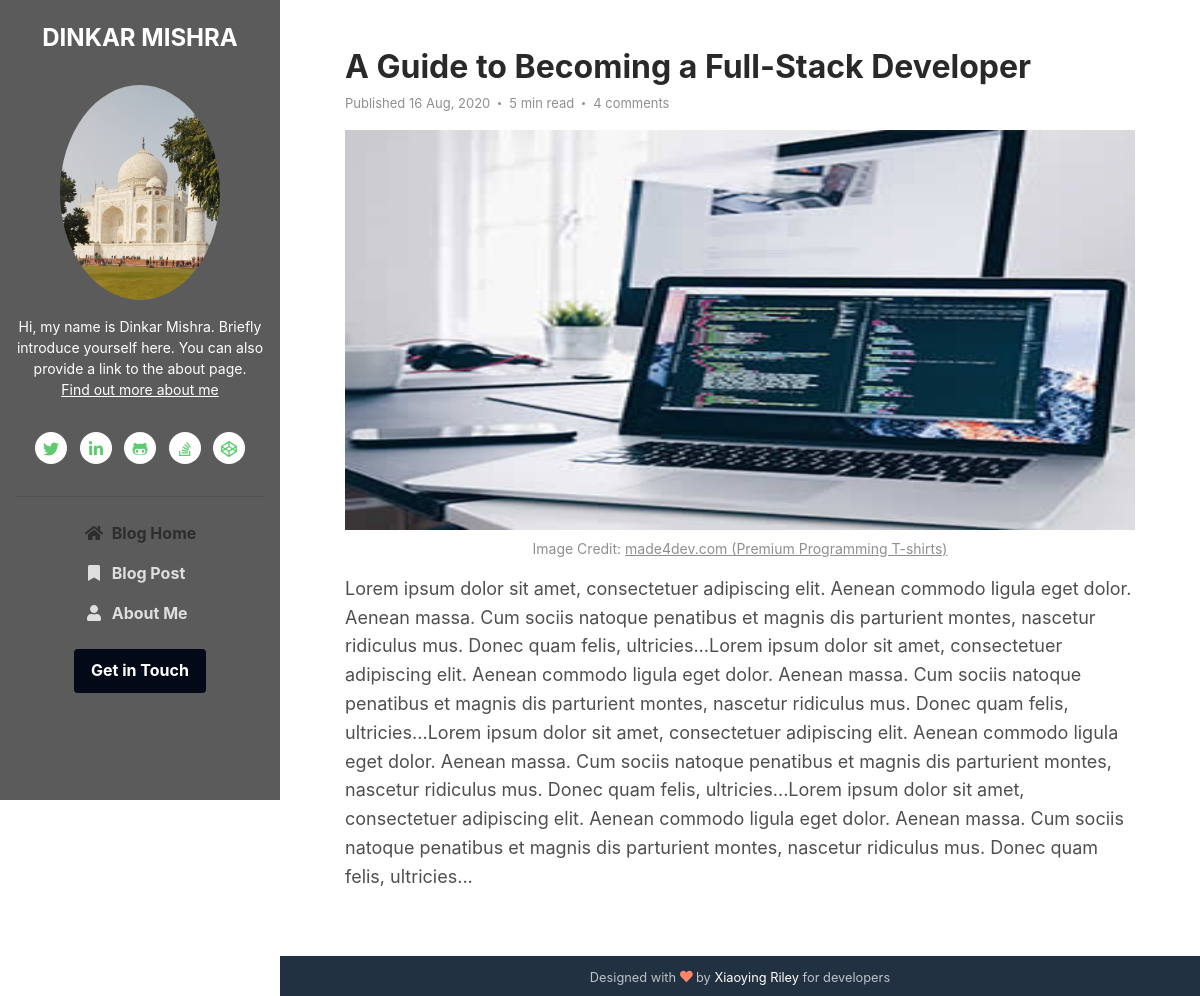
Screenshot of /blog-post.php?id=1 with the database file from the repository.
### tables this page shows
CREATE TABLE `user` (
  `id` int(30) NOT NULL,
  `fname` varchar(30) NOT NULL,
  `lname` varchar(30) NOT NULL,
  `uname` varchar(30) NOT NULL,
  `password` varchar(30) NOT NULL,
  `role` varchar(30) NOT NULL,
  `file` text NOT NULL,
  `about` text NOT NULL
);

CREATE TABLE `post` (
  `id` int(11) NOT NULL,
  `title` varchar(100) NOT NULL,
  `description` text NOT NULL,
  `ldescription` text NOT NULL,
  `post_date` varchar(30) NOT NULL,
  `author` varchar(20) NOT NULL,
  `file` text NOT NULL
);

### blog-post.php (the view, shortened to what this page needs)
<?php include "header.php"?>
    <div class="main-wrapper">
	    <article class="blog-post px-3 py-5 p-md-5">
		    <div class="container" >
		    	 <?php
  include('dbcon.php');
  $id =$_GET['id'];
  $q= "select * from post where id='$id'";
   $query = mysqli_query($con, $q);
  while ($result= mysqli_fetch_array($query)) {
  ?>
			    <header class="blog-post-header">
				    <h2 class="title mb-2"><?php echo $result['title']; ?></h2>
				    <div class="meta mb-3"><span class="date">Published <?php echo $result['post_date']?></span><span class="time">5 min read</span><span class="comment"><a href="#">4 comments</a></span></div>
			    </header>
			    <div class="blog-post-body">
				    <figure class="blog-banner">
				        <a href="https://made4dev.com">
				        	<img class="img-fluid" src="<?php echo $result['file']?>" alt="image" style="
    width: 800px;
    height: 400px;" ></a>
				        <figcaption class="mt-2 text-center image-caption">Image Credit: <a href="https://made4dev.com?ref=devblog" target="_blank">made4dev.com (Premium Programming T-shirts)</a></figcaption>
				    </figure>
				    <p><?php echo $result['ldescription']; ?> </p>
			    </div>
			    <?php
			}
			?>
		    </div>
	    </article>
	    <footer class="footer text-center py-2 theme-bg-dark">
                <small class="copyright">Designed with <i class="fas fa-heart" style="color: #fb866a;"></i> by <a href="http://themes.3rdwavemedia.com" target="_blank">Xiaoying Riley</a> for developers</small>
	    </footer>
    </div>
</body>
</html>

### header.php (shortened to what this page needs)
<!DOCTYPE html>
<html lang="en">
<head>
    <link id="theme-style" rel="stylesheet" href="assets/css/theme-1.css">
</head>
<body>
    <header class="header text-center" style="background: #5b5b5b">
    <?php
 include('dbcon.php');
  $q= "select * from user where role=0";
   $query = mysqli_query($con, $q);
  while ($result= mysqli_fetch_array($query)) {
?>
	    <h1 class="blog-name pt-lg-4 mb-0"><a href="index.html"><?php echo $result['fname']." ".$result['lname']; ?></a></h1>
	    <nav class="navbar navbar-expand-lg navbar-dark" >
			<div id="navigation" class="collapse navbar-collapse flex-column" >
				<div class="profile-section pt-3 pt-lg-0">
				    <img class="profile-image mb-3 rounded-circle mx-auto"src="<?php echo $result['file']?>" alt="image" >
					<div class="bio mb-3"><?php echo $result['about']?><br><a href="about.html">Find out more about me</a></div>
					<ul class="social-list list-inline py-3 mx-auto">
			            <li class="list-inline-item"><a href="#"><i class="fab fa-twitter fa-fw"></i></a></li>
			            <li class="list-inline-item"><a href="#"><i class="fab fa-linkedin-in fa-fw"></i></a></li>
			            <li class="list-inline-item"><a href="#"><i class="fab fa-github-alt fa-fw"></i></a></li>
			            <li class="list-inline-item"><a href="#"><i class="fab fa-stack-overflow fa-fw"></i></a></li>
			            <li class="list-inline-item"><a href="#"><i class="fab fa-codepen fa-fw"></i></a></li>
			        </ul>
			        <hr>
				</div>
				<?php
			}
			?>
				<ul class="navbar-nav flex-column text-left">
					<li class="nav-item active">
					    <a class="nav-link" href="index.html"><i class="fas fa-home fa-fw mr-2"></i>Blog Home <span class="sr-only">(current)</span></a>
					</li>
					<li class="nav-item">
					    <a class="nav-link" href="blog-post.html"><i class="fas fa-bookmark fa-fw mr-2"></i>Blog Post</a>
					</li>
					<li class="nav-item">
					    <a class="nav-link" href="about.html"><i class="fas fa-user fa-fw mr-2"></i>About Me</a>
					</li>
				</ul>
				<div class="my-2 my-md-3">
				    <a class="btn btn-primary" href="https://themes.3rdwavemedia.com/" target="_blank" style="background: rgb(0 6 21 / 96%);">Get in Touch</a>
				</div>
			</div>
		</nav>
    </header>

### rows the page displays
user: fname "DINKAR", lname "MISHRA", file (picture), about "Hi, my name is Dinkar Mishra. Briefly introduce yourself here. You can also provide a link to the about page."
post: title "A Guide to Becoming a Full-Stack Developer", post_date "16 Aug, 2020", file (picture), ldescription "Lorem ipsum dolor sit amet, consectetuer adipiscing elit. Aenean commodo ligula eget dolor. Aenean massa. Cum sociis natoque penatibus et magnis dis parturient montes, nascetur ridiculus mus. Donec quam felis, ultricies...Lorem ipsum dolor sit amet, consectetuer adipiscing elit. Aenean commodo ligula eget dolor. Aenean massa. Cum sociis natoque penatibus et magnis dis parturient montes, nascetur ridiculus mus. Donec quam felis, ultricies...Lorem ipsum dolor sit amet, consectetuer adipiscing elit. Aenean commodo ligula eget dolor. Aenean massa. Cum sociis natoque penatibus et magnis dis parturient montes, nascetur ridiculus mus. Donec quam felis, ultricies...Lorem ipsum dolor sit amet,…"
